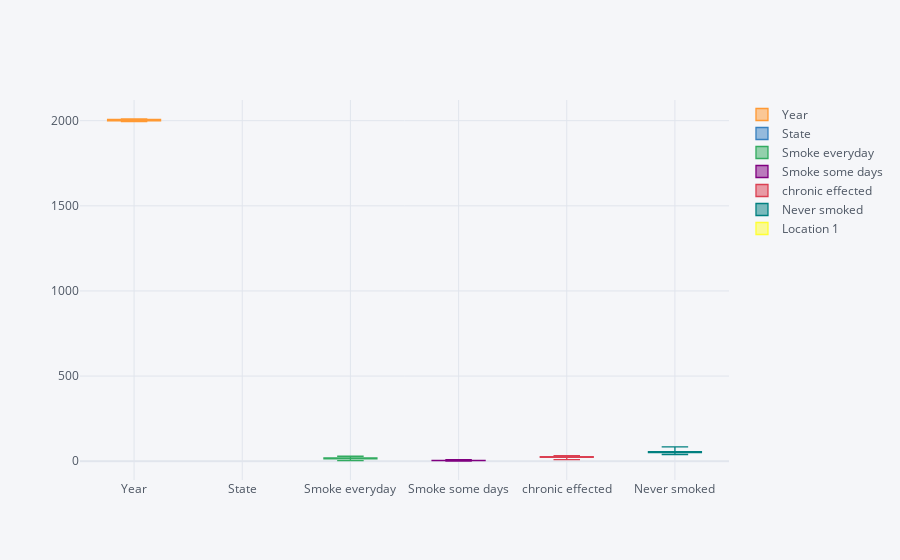

The notebook cell this image was saved under:
### Code cell
import plotly
import cufflinks as cf
cf.set_config_file(offline=True)
df.iplot(kind='box')

### Figure 1 — Plotly figure (JSON) as saved in the notebook; plotly's stock layout.template omitted (floating-point values rounded to 4 significant figures; data arrays with more than 128 entries replaced by an {"elided": "..."} marker saying what was removed)
{"data": [{"boxpoints": false, "line": {"width": 1.3}, "marker": {"color": "rgba(255, 153, 51, 1.0)"}, "name": "Year", "orientation": "v", "type": "box", "y": {"elided": "876 int values"}}, {"boxpoints": false, "line": {"width": 1.3}, "marker": {"color": "rgba(55, 128, 191, 1.0)"}, "name": "State", "orientation": "v", "type": "box", "y": {"elided": "876 str values"}}, {"boxpoints": false, "line": {"width": 1.3}, "marker": {"color": "rgba(50, 171, 96, 1.0)"}, "name": "Smoke everyday", "orientation": "v", "type": "box", "y": {"elided": "876 float values"}}, {"boxpoints": false, "line": {"width": 1.3}, "marker": {"color": "rgba(128, 0, 128, 1.0)"}, "name": "Smoke some days", "orientation": "v", "type": "box", "y": {"elided": "876 float values"}}, {"boxpoints": false, "line": {"width": 1.3}, "marker": {"color": "rgba(219, 64, 82, 1.0)"}, "name": "chronic effected", "orientation": "v", "type": "box", "y": {"elided": "876 float values"}}, {"boxpoints": false, "line": {"width": 1.3}, "marker": {"color": "rgba(0, 128, 128, 1.0)"}, "name": "Never smoked", "orientation": "v", "type": "box", "y": {"elided": "876 float values"}}, {"boxpoints": false, "line": {"width": 1.3}, "marker": {"color": "rgba(255, 255, 51, 1.0)"}, "name": "Location 1", "orientation": "v", "type": "box", "y": {"elided": "876 str values"}}], "layout": {"legend": {"bgcolor": "#F5F6F9", "font": {"color": "#4D5663"}}, "paper_bgcolor": "#F5F6F9", "plot_bgcolor": "#F5F6F9", "title": {"font": {"color": "#4D5663"}}, "xaxis": {"gridcolor": "#E1E5ED", "showgrid": true, "tickfont": {"color": "#4D5663"}, "title": {"font": {"color": "#4D5663"}, "text": ""}, "zerolinecolor": "#E1E5ED"}, "yaxis": {"gridcolor": "#E1E5ED", "showgrid": true, "tickfont": {"color": "#4D5663"}, "title": {"font": {"color": "#4D5663"}, "text": ""}, "zerolinecolor": "#E1E5ED"}}}
